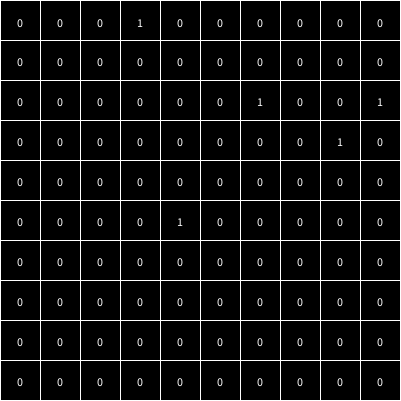
Frame 1 (no input)
Frame 60 (the mouse pressed at the canvas centre just before this capture): identical to frame 1, image omitted
Frame 120 (the mouse held since frame 60 and released just before this capture): identical to frame 1, image omitted

The Processing sketch that drew this single still picture (run headless with seeded random() and noise(); from frame 60 on, the mouse is pressed at the canvas centre):

// Processing sketch: MineSweeperV2
// ── MineSweeperV2.pde
Mine[][]Mines;
int rows, cols, x, y ,side, n;

void setup()
{
  size(401, 401);
  
  n = 5;
  rows = 10;
  cols = 10;
  side = 40;
  
  Mines = new Mine[cols][rows];
  
  for(int i = 0; i < rows; i++)
  {
    for(int j = 0; j < cols; j++)
    {
      Mines[i][j] = new Mine(i, j, side);
    }
  }
  
  for(int i = 0; i < n; i++)
  {
    Mines[int(random(0, cols))][int(random(0, rows))].m = 1;
  }
}



void draw()
{
  background(0);
  
  for(int i = 0; i < rows; i++)
  {
    for(int j = 0; j < cols; j++)
    {
      Mines[i][j].show();
    }
  }
}

void mouseClicked()
{
  for(int i = 0; i < rows; i++)
  {
    for(int j = 0; j < cols; j++)
    {
      if(Mines[i][j].isClicked())
      {
        if(Mines[i][j].m == 0)
        {
          println("WIN");
        }
        else if(Mines[i][j].m == 1)
        {
          println("LOSE");
        }
      }
    }
  }
}

// ── Mine.pde
class Mine
{
  int i, j, side, x, y, m;
  
  Mine(int i, int j, int side)
  {
    this.i = i;
    this.j = j;
    this.side = side;
    x = i * side;
    y = j * side;
    //m = int(random(0, 2));
  }
  
  void show()
  {
    stroke(255);
    fill(0);
    square(x, y, side);

    push();
    fill(255);
    translate(0, 40);
    rectMode(CENTER);
    text(m, x + side / 2 - 3, y - side / 2 + 6);
    pop();
  }
  
  boolean isClicked()
  {
    if(mouseX >= x && mouseX <= x + side && mouseY >= y && mouseY <= y + side)
    {
      return true;
    }
    else
    {
      return false;
    }
  }
}
